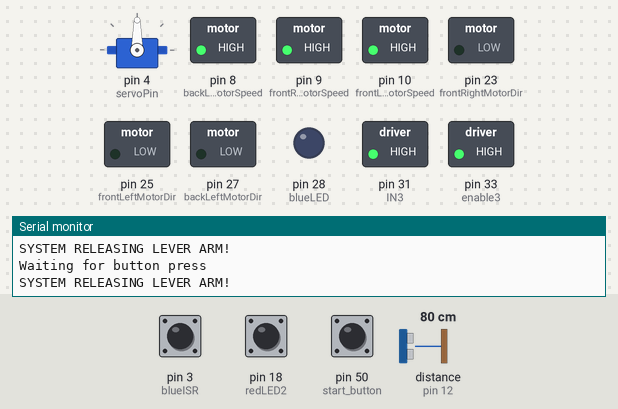
Bench run of a sketch on a simulated Arduino Mega 2560, built with avr-gcc and run on an emulated ATmega2560. Parts: servo, switched loads named in the sketch (green lamp = pin HIGH), output pins drawn as LEDs (lit = HIGH), the last lines printed to the serial monitor. The inputs (shaded band) are chosen by the test bench; at power-on: pin 50 (start_button) LOW, pin 3 (blueISR) HIGH, distance to the obstacle (sensor on pin 12) 80 cm, pin 18 (redLED2) HIGH. The echo pulse lasts 58.3 µs per cm; pins used as bus, display or sensor lines are not drawn.

Above: at 1.2 s.
1.3 s: pin 50 (start_button) pulled HIGH for 0.15 s
At 2.0 s:
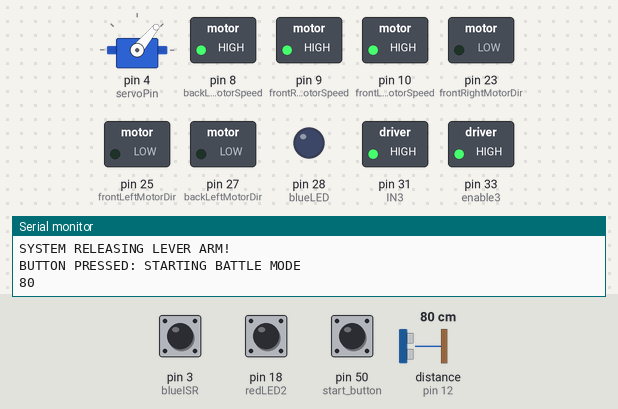
4.3 s: pin 3 (blueISR) pulled LOW for 0.15 s
At 6.4 s:
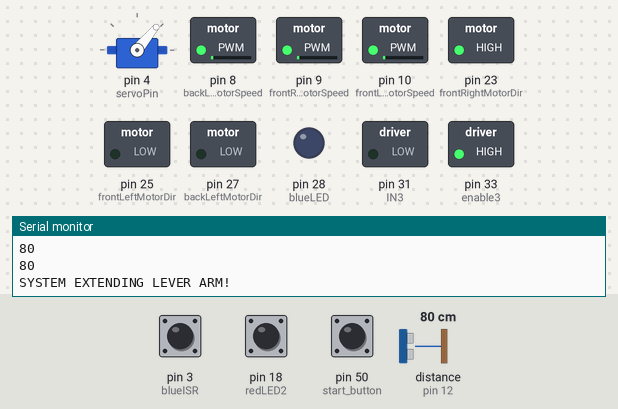
7.4 s: distance to the obstacle (sensor on pin 12) set to 14 cm
10.4 s: distance to the obstacle (sensor on pin 12) set to 11 cm
At 12.2 s:
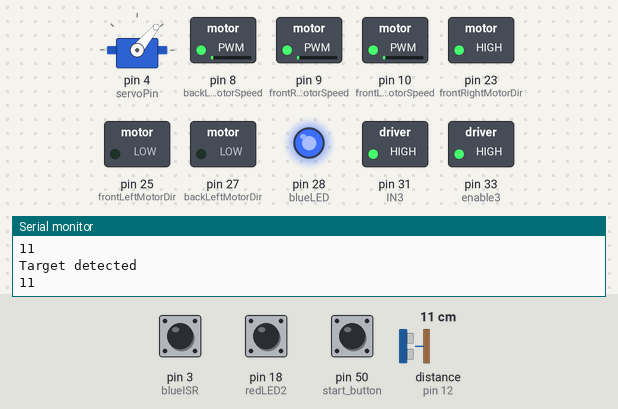
13.4 s: pin 18 (redLED2) pulled LOW for 0.15 s
At 14.8 s:
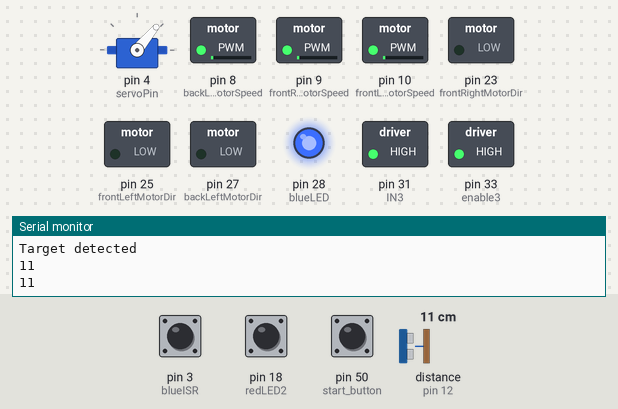
16.5 s: pin 3 (blueISR) pulled LOW for 1 s
At 19.0 s:
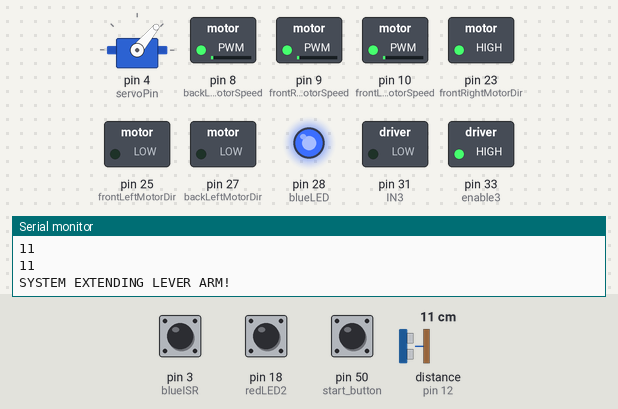
Timing chart, 0 to 21.5 s (numbered marks = the images above; inputs shaded):
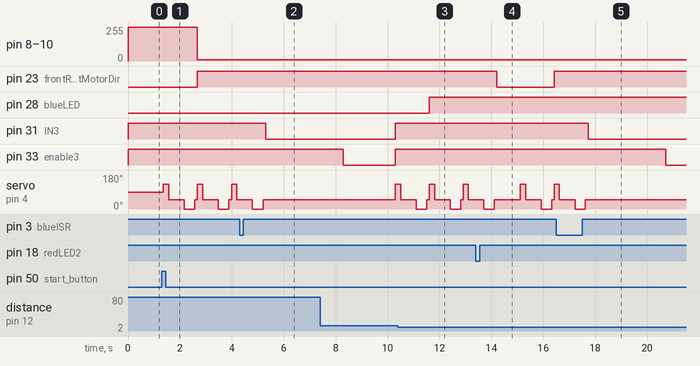

Measured:
- the behaviour switches between 13 and 12 cm on distance to the obstacle (sensor on pin 12) (found by bisection; images 2 and 3)
- after the input at 1.3 s, pin 8 (backLeftMotorSpeed), pin 9 (frontRightMotorSpeed), pin 10 (frontLeftMotorSpeed): 255/255 → 9/255 after 1.4 s; pin 23 (frontRightMotorDir): LOW → HIGH after 1.4 s; servo on pin 4 (servoPin): 90° → 130° after 0.06 s, then repeats every 1.3 s: 50° 0.60 s, 0° 0.41 s, 50° 0.11 s, 130° 0.21 s
- after the input at 4.3 s, pin 31 (IN3): HIGH → LOW after 1.0 s; servo on pin 4 (servoPin): goes on until 5.2 s, then stays 50°
- after the input at 10.4 s, pin 28 (blueLED): LOW → HIGH after 1.2 s
- after the input at 13.4 s, pin 23 (frontRightMotorDir): HIGH → LOW after 0.82 s, → HIGH 2.2 s later
- after the input at 16.5 s, pin 31 (IN3): HIGH → LOW after 1.2 s; pin 33 (enable3): HIGH → LOW after 4.2 s; servo on pin 4 (servoPin): goes on until 17.6 s, then stays 50°

The sketch:

DEMO_1.ino
```cpp
#include <Servo.h>


// button setup
int start_button = 50; // sets start button to pin 30
int start_time = 0; // sets start time
int button_flag = 0; // flag for start button

long fight_time = 110000; // this is 120 seconds in milliseconds, max time of fight


int noSpeed=0;


// IR sensor 3
int IR3 = 51;


// IR SENSOR ( BACK)
int potPin = A0;
int LTR = A1;
int redLED = 2; // interrupt trigger
volatile bool led = false;

// IR sensor ( Front)

int potPin2 = A2;
int LTR2 = A3;
int redLED2 = 18; // interrupt trigger
volatile bool led2 = false;

//ULTRASONIC SENSOR
int blueLED = 28;
int blueISR = 3;   // interrupt trigger
volatile bool led3 = false;
int trigPin = 11;
int echoPin = 12;

// motor driver and Actuator  functions
//initialize motor pinouts
int frontLeftMotorSpeed=10; //13//speed is white PWM
int frontLeftMotorDir=25; //orange CCW/CW

int frontRightMotorSpeed=9; //12
int frontRightMotorDir=23;

int backLeftMotorSpeed =8; //11
int backLeftMotorDir = 27;

//backright motor doesnt work
//int backRightMotorSpeed =10;
//int backRightMotorDir =29;

int halfSpeed = 200;
int maxSpeed = map (100,0,1023,0,100);
//delayTime
int delayTime = 700;

// actuator setup

int IN3 = 31;
int enable3 = 33;

// Servo motor setup
Servo myservo;
int servoPin = 4;  // will change to different pin


//int delayTime = 500;

void setup() {
  pinMode(start_button, INPUT) ;
  pinMode(frontRightMotorSpeed, OUTPUT);
  pinMode(frontRightMotorDir, OUTPUT);

  pinMode(frontLeftMotorSpeed, OUTPUT);
  pinMode(frontLeftMotorDir, OUTPUT);

  pinMode(backLeftMotorSpeed, OUTPUT);
  pinMode(backLeftMotorDir, OUTPUT);

  //pinMode(backRightMotorSpeed, OUTPUT);
  //pinMode(backRightMotorDir, OUTPUT);
  Serial.begin(9600);

  // IR sensor Interrupt setup
  pinMode(redLED,INPUT_PULLUP);
  pinMode(redLED2,INPUT_PULLUP);
  //attachInterrupt(digitalPinToInterrupt(redLED),bounds, FALLING);
  attachInterrupt(digitalPinToInterrupt(redLED2),bounds2, FALLING);
  pinMode(IR3,INPUT);

  // Ultrasonic Sensor Interrupt setup
  pinMode(blueLED,OUTPUT);
  pinMode(blueISR,INPUT_PULLUP);
  pinMode(trigPin,OUTPUT);
  pinMode(echoPin,INPUT);
  attachInterrupt(digitalPinToInterrupt(blueISR),sonic1,RISING);

  // motor driver setup
  // driver 1


  // actuator setup

  pinMode(IN3,OUTPUT);
  pinMode(enable3,OUTPUT);
  //Stop2();
  // servo initialization
  myservo.attach(servoPin);
  Serial.println("-------- SYSTEM STARTING --------");
}

void loop() {
 Release();
  Stop();
 if (digitalRead(start_button) == 1){ // check to see if button has been pressed
    start_time = millis(); // starts the system
    button_flag = 1;
    Serial.println("\n\nBUTTON PRESSED: STARTING BATTLE MODE\n\n");
  }


  while(button_flag == 1){

    if (millis() > start_time + fight_time){
      break;
    }


    lookLeft();
  //delay(100);
  lookRight();
  //delay(100);
  fullSpeedForward();
  //delay(800);
 // Stop();


  // ISR for IR sensor Routine  back sensor
  if (led){
    //led = false;     moved this one after rotateRight()
    Serial.println("INTERRUPT!!  front");
     rotateRight();

    delay(900);
    led = false;
  }

  // ISR for IR sensor Routine front sensor
  if (led2){
    //rotateLeft();
    rotateRight();
    delay(900);
    Serial.println("INTERRUPT!!  BACKWARD!!! ");
    led2 = false;
  }


  // ISR for UltraSonic Sensor Routine/actuator ISR

  if(led3){
    led3= false;

    //  attack trigger extend
    Extend();
    delay(3000);
    Stop2();
    fullSpeedForward();
    delay(2000);
    Release(); // release
  }

  // Condition to trigger the attack based off distance to target
  if (distance1() <= 12){
    digitalWrite(blueLED,HIGH);
    Serial.println("Target detected");
  }
  else{
    digitalWrite(blueLED,LOW);
    Serial.println("No Target detected");
  }
  }
  button_flag = 0;
  start_time = 0;
  Serial.println("Waiting for button press");
  delay(50);
}


void bounds(){   //  ISR for IR SENSOR
  led = true;
}

void bounds2(){ //  ISR for IR SENSOR
  led2 = true;
}

void sonic1(){  //ISR for ULtraSonic Sensor
  led3 = true;
}


void Extend(){  //Actuator extend
  digitalWrite(IN3,LOW);
  digitalWrite(enable3,HIGH);
  Serial.println("SYSTEM EXTENDING LEVER ARM!");
}


void Release(){  // Actuator release
  digitalWrite(IN3,HIGH);
  digitalWrite(enable3,HIGH);
  Serial.println("SYSTEM RELEASING LEVER ARM!");
}


void Stop2(){   // motor stop
  digitalWrite(enable3,LOW);
  digitalWrite(IN3,LOW);
  Serial.println("SYSTEM STOPPING!");
}

long distance1(){
digitalWrite(trigPin,LOW);
delayMicroseconds(2);
digitalWrite(trigPin,HIGH);
delayMicroseconds(10);
digitalWrite(trigPin,LOW);
long pulseTime = pulseIn(echoPin,HIGH);

long distance = (pulseTime / 2) * 0.0344;
Serial.println(distance);
//delay(300);
return distance;
}


int lookLeft()
{
    myservo.write(130);
    delay(100);
    int distance = distance1();
    delay(100);

    myservo.write(50);
    delay(500);
    return distance;


}

int lookRight()
{
  delay(100);
    myservo.write(0);
    delay(300);
    int distance = distance1();
    delay(100);
    myservo.write(50);
     delay(100);
    return distance;
}


/*void stopServo(int distance, currentLocation){
  if(distance < 20){

  }
}
*/


void IR_Sensor1(){
  long pot =  analogRead(potPin);
  long potRead = map(pot,0.0,1023.0,0.0,100.0);
//  Serial.println(digitalRead(redLED));
//  Serial.print("potentiometer read: ");
//  Serial.print(potRead);
//  Serial.println(" ");
 // delay(400);
  long LTR_Read = map(analogRead(LTR),0.0,1023.0,0.0,100.0);
 // Serial.println(" LTR Read:");
 // Serial.println(LTR_Read);
  //delay(400);

long pot2 =  analogRead(potPin2);
  long potRead2 = map(pot2,0.0,1023.0,0.0,100.0);
  Serial.println(digitalRead(redLED2));
  Serial.print("potentiometer read2: ");
  Serial.print(potRead2);
  Serial.println(" ");
  //delay(400);
  long LTR_Read2 = map(analogRead(LTR2),0.0,1023.0,0.0,100.0);
  Serial.println(" LTR Read2:");
  Serial.println(LTR_Read2);
  //delay(400);

  if ( LTR_Read <= 50.0){
    Serial.println(" you are in Play !!!");
  }
}


void speedMap(int value){
int dutyVal = map(value, 0, 1023, 0,255);
digitalWrite(frontLeftMotorDir, HIGH);
analogWrite(frontLeftMotorSpeed, dutyVal);
Serial.println(dutyVal);
}


void halfSpeedForward(){ //dont use half speed
analogWrite(frontRightMotorSpeed, halfSpeed);
digitalWrite(frontRightMotorDir, HIGH);

analogWrite(frontLeftMotorSpeed, halfSpeed);
digitalWrite(frontLeftMotorDir, LOW);

analogWrite(backLeftMotorSpeed, halfSpeed);
digitalWrite(backLeftMotorDir, LOW);

//backright motor does not work anymore
//analogWrite(backRightMotorSpeed, halfSpeed);
//digitalWrite(backRightMotorDir, LOW);
}

void fullSpeedForward(){
analogWrite(frontRightMotorSpeed, maxSpeed);
digitalWrite(frontRightMotorDir, HIGH);

analogWrite(frontLeftMotorSpeed, maxSpeed);
digitalWrite(frontLeftMotorDir, LOW);

analogWrite(backLeftMotorSpeed, maxSpeed);
digitalWrite(backLeftMotorDir, LOW);

//backright motor does not work anymore
//analogWrite(backRightMotorSpeed, maxSpeed);
//digitalWrite(backRightMotorDir, LOW);
}

void rotateRight(){
    analogWrite(frontRightMotorSpeed, maxSpeed);
    digitalWrite(frontRightMotorDir, LOW);

    analogWrite(frontLeftMotorSpeed, maxSpeed);
    digitalWrite(frontLeftMotorDir, LOW);

    analogWrite(backLeftMotorSpeed, maxSpeed);
    digitalWrite(backLeftMotorDir, LOW);
}
void rotateLeft(){
    analogWrite(frontRightMotorSpeed, maxSpeed);
    digitalWrite(frontRightMotorDir, HIGH);

    analogWrite(frontLeftMotorSpeed, maxSpeed);
    digitalWrite(frontLeftMotorDir, HIGH);

    analogWrite(backLeftMotorSpeed, maxSpeed);
    digitalWrite(backLeftMotorDir, HIGH);
}


void Stop(){
  analogWrite(frontRightMotorSpeed, 1023);
digitalWrite(frontRightMotorDir, LOW);

analogWrite(frontLeftMotorSpeed, 1023);
digitalWrite(frontLeftMotorDir, LOW);

analogWrite(backLeftMotorSpeed, 1023);
digitalWrite(backLeftMotorDir, LOW);

//analogWrite(backRightMotorSpeed, noSpeed);
//digitalWrite(backRightMotorDir, LOW);
}

/*
void forward(){
  // front left motor
  analogWrite(enable, 255); //153 is half speed, 255 is full
  analogWrite(enable2, 255);
  digitalWrite(IN1, HIGH);
  digitalWrite(INN2, LOW);
  digitalWrite(input3, LOW); // Clockwise: LOW & CCW: HIGH
  digitalWrite(input4, LOW);

// back left motor
  analogWrite(Enable, 255); //153 is half speed, 255 is full
  analogWrite(Enable2, 255);
  digitalWrite(in1, HIGH);
  digitalWrite(in2, LOW);
  digitalWrite(inPut3, LOW); // Clockwise: LOW & CCW: HIGH
  digitalWrite(inPut4, HIGH);

// front right  motor
  analogWrite(Enable12, 255); //153 is half speed, 255 is full
  analogWrite(Enable34, 255);
  digitalWrite(iN1, HIGH);
  digitalWrite(iN2, LOW);
  digitalWrite(InPut3, HIGH); // Clockwise: LOW & CCW: HIGH
  digitalWrite(InPut4, LOW);

//back right  motor
  analogWrite(ENABLE, 255); //153 is half speed, 255 is full
  analogWrite(ENABLE2, 255);
  digitalWrite(INNN1, HIGH);
  digitalWrite(INNN2, LOW);
  digitalWrite(inPUT3, LOW); // Clockwise: LOW & CCW: HIGH
  digitalWrite(inPUT4, LOW);

}
*/
```
